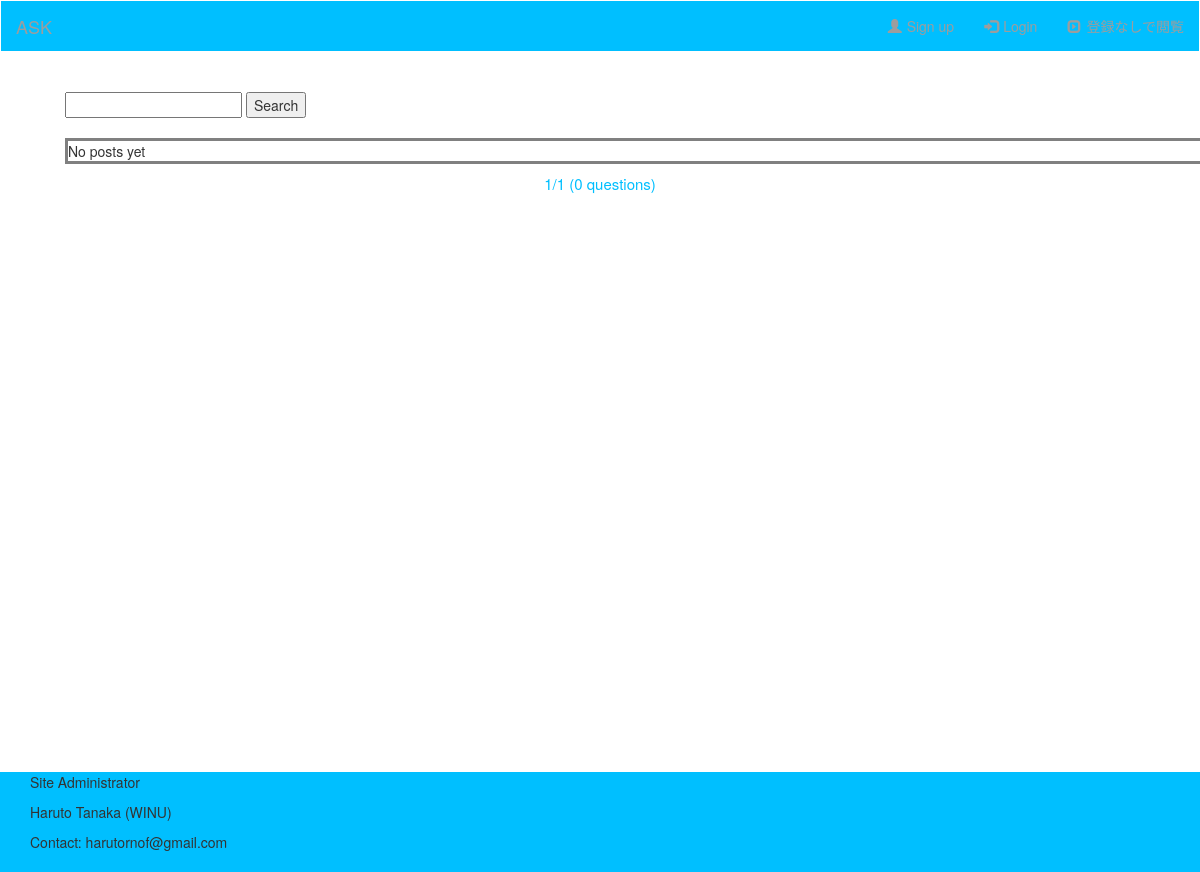
The page /questions/ on the database as committed earlier.
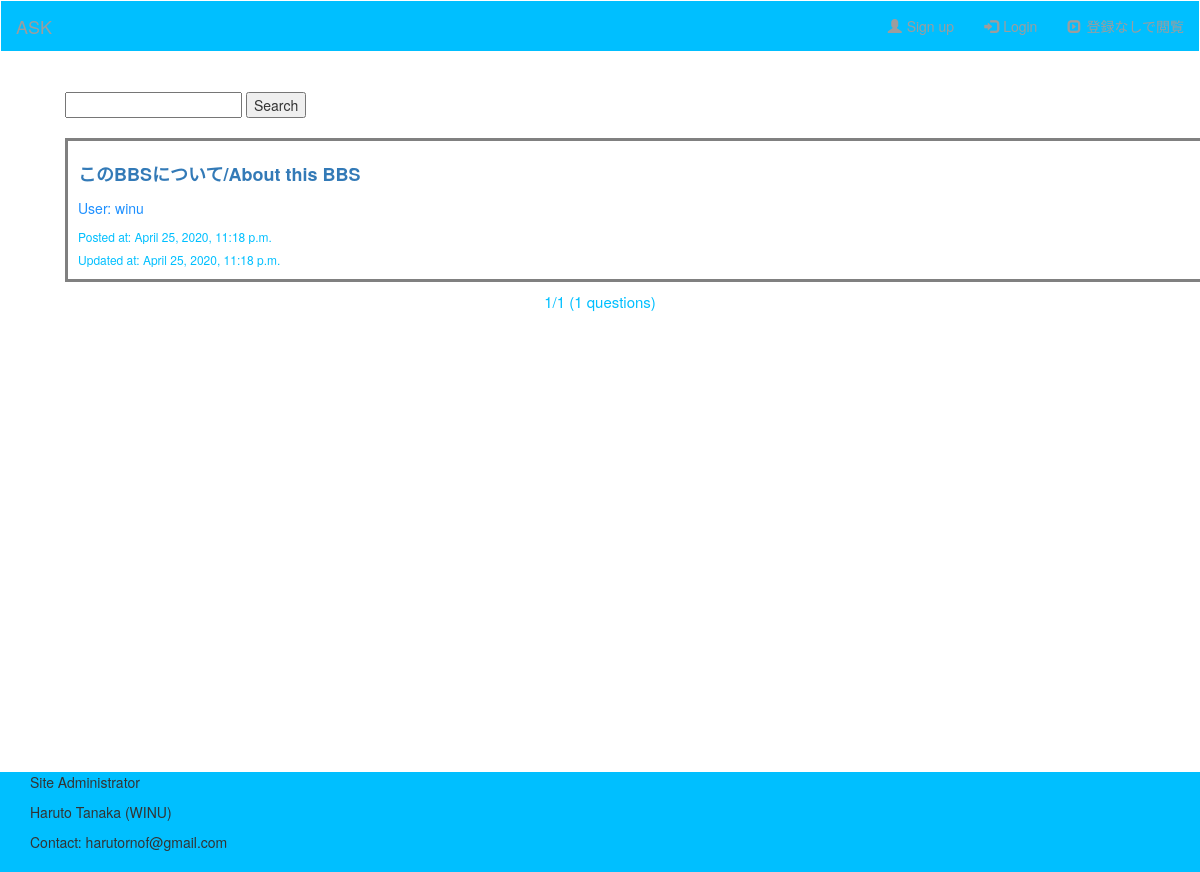
The same page on the database as committed later.
### ask/models.py (models this page shows, shortened)
class Question(models.Model):
	user = models.CharField(max_length=50)
	title = models.CharField(max_length=200)
	question = models.TextField()
	update_date = models.DateTimeField(default=timezone.now)
	posted_date = models.DateTimeField(default=timezone.now)

### ask/views.py (the view)
# urls.py: path('questions/', views.QuestionList.as_view(), name='question_list'),
class QuestionList(ListView):
    model = Question
    paginate_by = 10
    template_name = 'ask/question_list.html'
    def get_queryset(self):
        queryset = super().get_queryset()
        self.form = form = QuestionSearchForm(self.request.GET or None)
        if form.is_valid():
            key_word = form.cleaned_data.get('key_word')
            if key_word:
                for word in key_word.split():
                    queryset = queryset.filter(Q(title__icontains=word) | Q(question__icontains=word))
        queryset = queryset.order_by('-posted_date')
        return queryset
    def get_context_data(self, **kwargs):
        context = super().get_context_data(**kwargs)
        context['search_form'] = QuestionSearchForm(self.request.GET or None)
        return context

### ask/forms.py
class QuestionSearchForm(forms.Form):
    key_word = forms.CharField(
        label='検索',
        required=False
    )

### ask/template/ask/question_list.html (shortened to what this page needs)
{% extends 'ask/base.html' %}
{% load ask %}
{% block content %}
<section>
    <div class="container" id="question-list-container">
        <div class="right-side">
            <form id="search-form" action="" method="GET">
                {{ search_form.key_word }}
                <button type="submit" id="search-btn">Search</button>
            </form>
        </div>
        <br>
        {% for question in question_list %}
            <article class="post">
                <div class="question">
                    <h2 class="post-title"><a href="{% url 'ask:question_detail' question.pk %}">{{ question.title }}</a></h2>
                    <div class="user-name">
                        <p class="px-1">User: {{ question.user }}</p>
                    </div>
                    <div>
                        <time class="updated-at" datetime="{{ post.posted_at | date:'Y-m-d' }}">Posted at: {{ question.posted_date }}</time>
                    </div>
                    <div>
                        <time class="updated-at" datetime="{{ post.updated_at | date:'Y-m-d' }}">Updated at: {{ question.update_date }}</time>
                    </div>
                </div>
            </article>
        {% empty %}
            <p class="post">No posts yet</p>
        {% endfor %}
    </div>
</section>
<nav id="page">
    <div id="page-center">
        <span>{{ page_obj.number }}/{{page_obj.paginator.num_pages }} ({{ page_obj.paginator.count }} questions)</span>
    </div>
</nav>
{% endblock %}

### ask/template/ask/base.html (shortened to what this page needs)
{% load static %}
<!DOCTYPE html>
<html>
    <head>
        <link rel="stylesheet" href="https://maxcdn.bootstrapcdn.com/bootstrap/3.4.1/css/bootstrap.min.css">
        <link rel="stylesheet" href="{% static 'ask/custom.css' %}">
    </head>
    <nav class="navbar navbar-inverse sticky-top">
        <div class="container-fluid">
            <div class="navbar-header">
                <a href="{% url 'ask:home' %}" class="navbar-brand">ASK</a>
            </div>
            <ul class="nav navbar-nav navbar-right">
                {% if user.is_authenticated %}
                    <li><span class="navbar-text font-size: 15px;">Welcome, {{ user.username }}</span></li>
                    <li><a href="{% url 'ask:logout' %}"><span class="glyphicon glyphicon-log-out"></span>Logout</a></li>
                {% else %}
                    <li><a href="{% url 'ask:signup' %}"><span class="glyphicon glyphicon-user"></span>Sign up</a></li>
                    <li><a href="{% url 'ask:login' %}"><span class="glyphicon glyphicon-log-in"></span>Login</a></li>
                    <li><a href="{% url 'ask:question_list' %}"><span class="glyphicon glyphicon-expand"></span>登録なしで閲覧</a></li>
                {% endif %}
            </ul>
        </div>
    </nav>
    <body>
        <div class="container">
            <div class="content">
                {% block content %}
                {% endblock %}
            </div>
        </div>
    </body>
    <footer class="footer">
        <div class="container">
            <p>Site Administrator</p>
            <p>Haruto Tanaka (WINU)</p>
            <p>Contact: harutornof@gmail.com</p>
        </div>
    </footer>
</html>

### ask/static/ask/custom.css (style rules this page uses)
.navbar { border-radius: 0; }
.container { min-height: 100%; }
.navbar-inverse { background: deepskyblue; border-color: white; }
.glyphicon { margin-right: 5px; }
html, body { height: 100%; margin: 0; }
.content { padding: 20px; padding-bottom: 170px; }
.footer { background-color: deepskyblue; position: relative; height: 100px; margin-top: -100px; clear: both; }
.post { margin-bottom: 20px; position: relative; border-style: solid; border-color: gray; }
h2.post-title { line-height: 1.5; font-size: 18px; font-weight: bold; }
.updated-at { display: block; line-height: 1.5; color: deepskyblue; font-size: 12px; margin-top: 5px; }
#page { position: relative; font-size: 15px; align-items: center; }
#page-center { color: deepskyblue; float: none; position: absolute; top: 50%; left: 50%; transform: translate(-50%, -50%); }
.question { position: relative; margin: 10px; }
.user-name { color: dodgerblue; }

Rows that differ between the two databases and show on the page:
added Question: title "このBBSについて/About this BBS", user "winu", posted_date "April 25, 2020, 11:18 p.m.", update_date "April 25, 2020, 11:18 p.m."
Other text that changed with them:
{{ page_obj.paginator.count }}: "0" → "1"
text no longer shown: "No posts yet"
